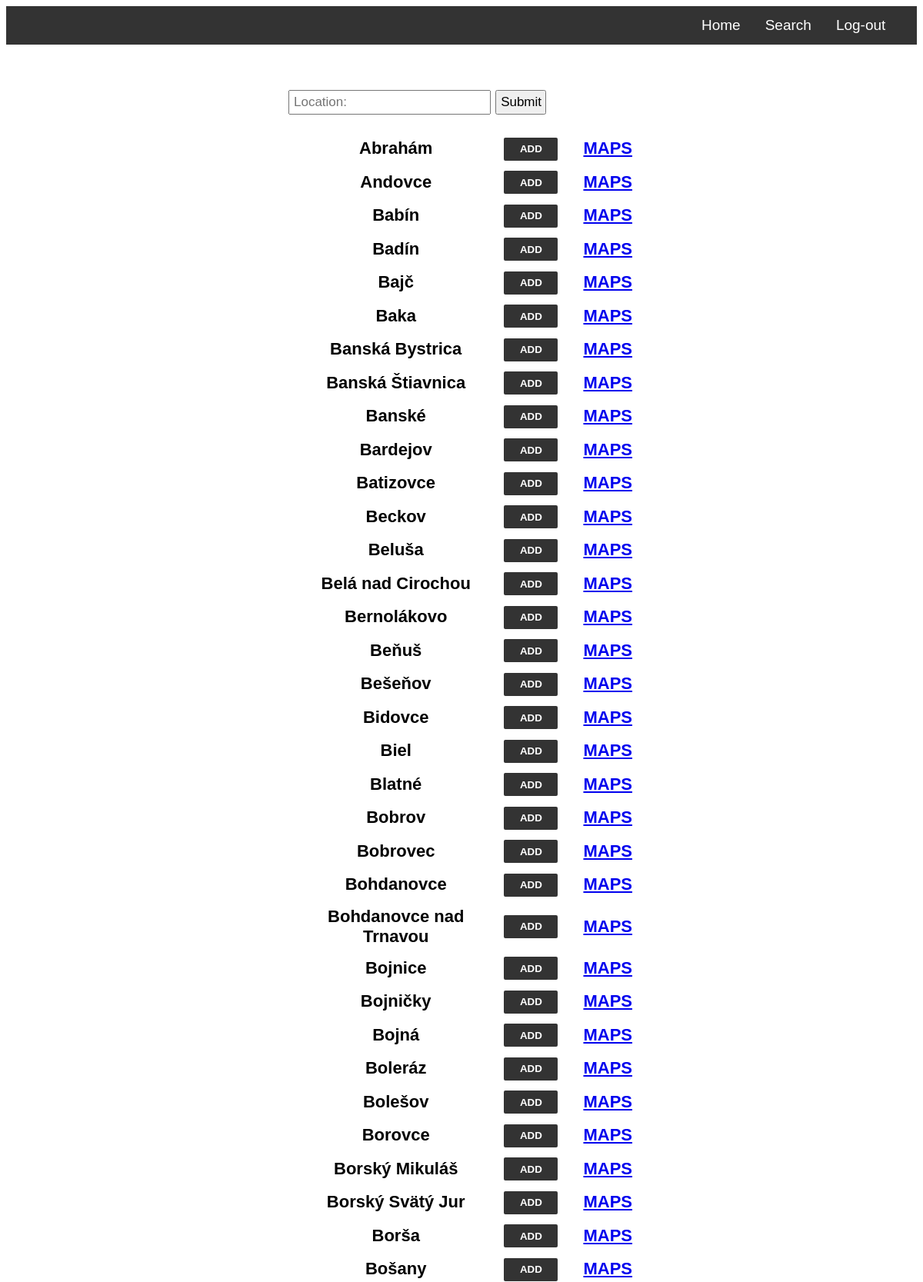
Screenshot of /search (upper part) with the database file from the repository.
### tables this page shows
CREATE TABLE locations_db (ID int PRIMARY KEY, city, lat, lon);

### app.py (the view)
@app.route("/search", methods=["GET", "POST"])
def search():
    if request.method == "POST":
        response_ = []
        res = conn.execute("SELECT * FROM locations_db").fetchall()
        val = request.form.get("search")
        val = unidecode.unidecode(val.lower())
        for x in res:
            f = fuzz.ratio(unidecode.unidecode(x[1].lower()), val)
            if f > 60:
                response_.append((x, f))
        response_.sort(key = lambda x: x[1], reverse=True)
        response_f = []
        for x in response_:
            response_f.append(x[0])
        return render_template("search.html", results = response_f)
    else:
        r = conn.execute("SELECT * FROM locations_db").fetchall()
        r.sort(key= lambda x: x[1])
        return render_template("search.html", results = r)

### templates/search.html (shortened to what this page needs)
<!DOCTYPE html>
<html lang="en">
<head>
    <link rel="stylesheet" href="/static/search.css">
</head>
<body>
    <ul class="ul-nav">
        <li class="li-nav" style="margin-left: 75%;"><a class="a-nav"  href="/homepage">Home</a></li>
        <li class="li-nav"><a class="a-nav">Search</a></li>
        <li class="li-nav"><a class="a-nav" href="/log-in">Log-out</a></li>
    </ul>
    <div class="box">
    <div class="search-div">
    <form action="/search" method="post">
        <input type="text" name="search" autocomplete="off" class="search" placeholder="Location:">
        <input type="submit" class="search-sub">
    </form>
    </div>
    <br>
    <div class="results">
        <table>
        <form action="/search-" method="post">
        {% for l in results %}
        <tr>
        <th>{{l[1]}}</th>
        <th><button type="submit" name="add" value={{l[0]}} class="add">ADD</button></th>
        <th><a target="_blank" href="http://www.google.com/maps/place/{{l[1]}}">MAPS</a></th>
        </tr>
        {% endfor %}
        </form>
        </table>
    </div>
    </div>
</body>
</html>

### static/search.css (style rules this page uses)
th, td { padding-left: 30px; padding-bottom: 10px; }
.search { width: 250px; padding: 4px; padding-left: 5px; font-size: 17px; }
.search-sub { padding: 4px; padding-left: 5px; font-size: 17px; }
.search-div { display: inline-block; margin-left: auto; margin-right: auto; display: block; }
body { font-family: Arial, Helvetica, sans-serif; font-size: 22px; }
.box { width: 450px; margin: 0 auto; margin-top: 5%; }
.li-nav { float: left; }
.a-nav { display: block; color: white; text-align: center; padding: 14px 16px; text-decoration: none; font-size: 19px; }
.ul-nav { list-style-type: none; margin: 0; padding: 0; overflow: hidden; background-color: rgb(51, 51, 51); }
.add { height: 30px; background-color: rgb(51, 51, 51); border: none; border-radius: 2px; color: white; font-weight: bold; width: 70px; }

### rows the page displays
locations_db: city "Abrahám", {{ l[0] }} 851 (drawn)
locations_db: city "Andovce", {{ l[0] }} 582 (drawn)
locations_db: city "Babín", {{ l[0] }} 593 (drawn)
locations_db: city "Badín", {{ l[0] }} 393 (drawn)
locations_db: city "Bajč", {{ l[0] }} 715 (drawn)
locations_db: city "Baka", {{ l[0] }} 808 (drawn)
locations_db: city "Banská Bystrica", {{ l[0] }} 5 (drawn)
locations_db: city "Banská Štiavnica", {{ l[0] }} 72 (drawn)
locations_db: city "Banské", {{ l[0] }} 427 (drawn)
locations_db: city "Bardejov", {{ l[0] }} 21 (drawn)
locations_db: city "Batizovce", {{ l[0] }} 302 (drawn)
locations_db: city "Beckov", {{ l[0] }} 635 (drawn)
locations_db: city "Beluša", {{ l[0] }} 110 (drawn)
locations_db: city "Belá nad Cirochou", {{ l[0] }} 204 (drawn)
locations_db: city "Bernolákovo", {{ l[0] }} 96 (drawn)
locations_db: city "Beňuš", {{ l[0] }} 777 (drawn)
locations_db: city "Bešeňov", {{ l[0] }} 501 (drawn)
locations_db: city "Bidovce", {{ l[0] }} 528 (drawn)
locations_db: city "Biel", {{ l[0] }} 616 (drawn)
locations_db: city "Blatné", {{ l[0] }} 454 (drawn)
locations_db: city "Bobrov", {{ l[0] }} 442 (drawn)
locations_db: city "Bobrovec", {{ l[0] }} 413 (drawn)
locations_db: city "Bohdanovce", {{ l[0] }} 803 (drawn)
locations_db: city "Bohdanovce nad Trnavou", {{ l[0] }} 612 (drawn)
locations_db: city "Bojnice", {{ l[0] }} 135 (drawn)
locations_db: city "Bojničky", {{ l[0] }} 610 (drawn)
locations_db: city "Bojná", {{ l[0] }} 384 (drawn)
locations_db: city "Boleráz", {{ l[0] }} 321 (drawn)
locations_db: city "Bolešov", {{ l[0] }} 536 (drawn)
locations_db: city "Borovce", {{ l[0] }} 858 (drawn)
locations_db: city "Borský Mikuláš", {{ l[0] }} 172 (drawn)
locations_db: city "Borský Svätý Jur", {{ l[0] }} 493 (drawn)
locations_db: city "Borša", {{ l[0] }} 782 (drawn)
locations_db: city "Bošany", {{ l[0] }} 163 (drawn)
